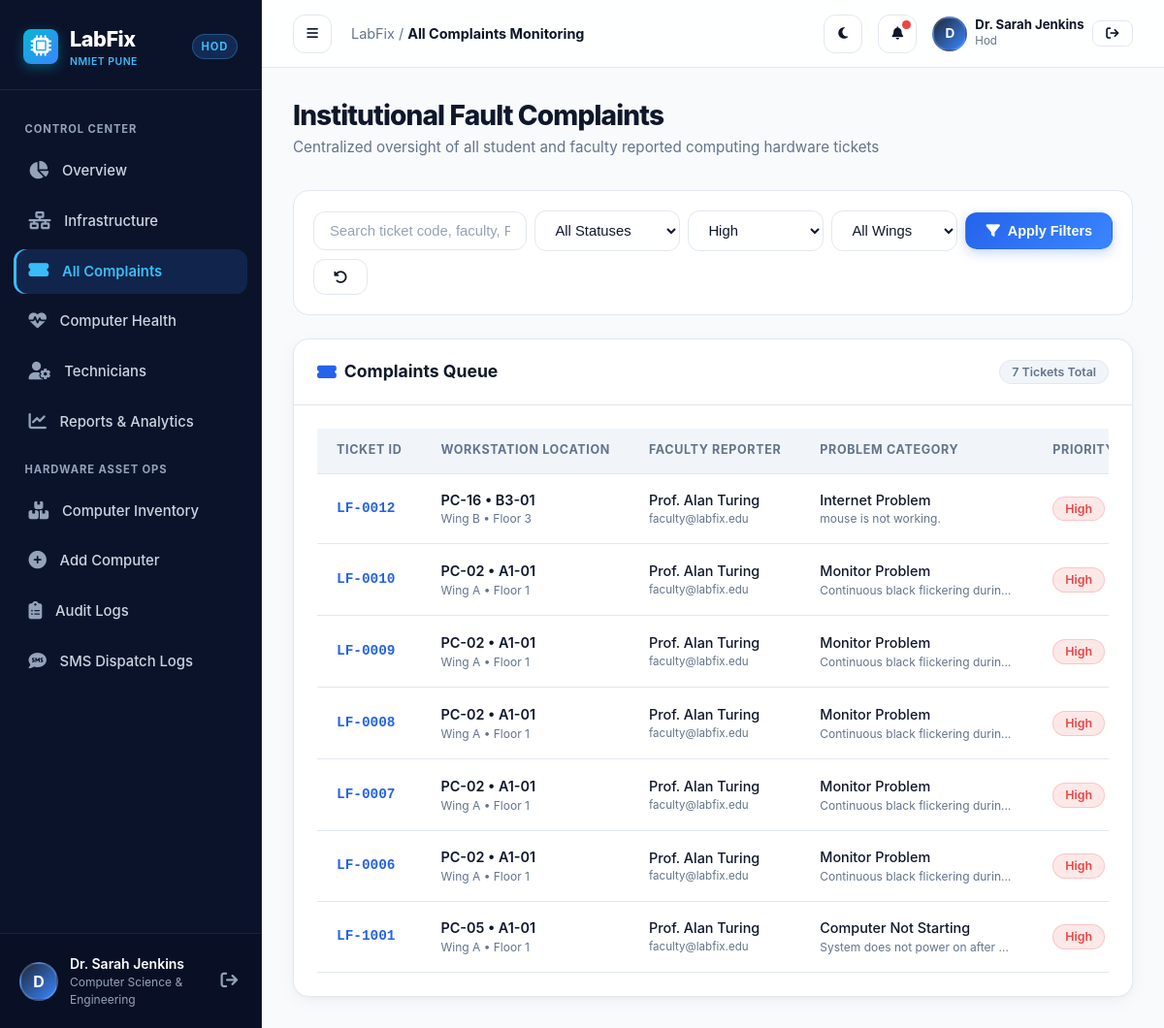
The app's page /hod/complaints?priority=High (signed in) with its own data.
### tables this page shows
CREATE TABLE users (
        id INTEGER PRIMARY KEY AUTOINCREMENT,
        username TEXT UNIQUE NOT NULL,
        email TEXT UNIQUE NOT NULL,
        password_hash TEXT NOT NULL,
        full_name TEXT NOT NULL,
        role TEXT NOT NULL CHECK(role IN ('hod', 'faculty', 'technician')),
        department TEXT DEFAULT 'Computer Science',
        phone TEXT DEFAULT '',
        avatar_url TEXT DEFAULT '',
        created_at TIMESTAMP DEFAULT CURRENT_TIMESTAMP
    );

CREATE TABLE complaints (
        id INTEGER PRIMARY KEY AUTOINCREMENT,
        complaint_code TEXT UNIQUE NOT NULL,
        faculty_id INTEGER NOT NULL,
        computer_id INTEGER NOT NULL,
        problem_category TEXT NOT NULL,
        priority TEXT NOT NULL CHECK(priority IN ('Low', 'Medium', 'High', 'Critical')),
        description TEXT NOT NULL,
        attachment_filename TEXT,
        status TEXT NOT NULL DEFAULT 'Pending' 
            CHECK(status IN ('Pending', 'Accepted', 'In Progress', 'Resolved', 'Closed')),
        reported_at TIMESTAMP DEFAULT CURRENT_TIMESTAMP,
        accepted_at TIMESTAMP,
        resolved_at TIMESTAMP,
        assigned_technician_id INTEGER,
        FOREIGN KEY (faculty_id) REFERENCES users (id) ON DELETE CASCADE,
        FOREIGN KEY (computer_id) REFERENCES computers (id) ON DELETE CASCADE,
        FOREIGN KEY (assigned_technician_id) REFERENCES users (id) ON DELETE SET NULL
    );

CREATE TABLE computers (
        id INTEGER PRIMARY KEY AUTOINCREMENT,
        lab_id INTEGER NOT NULL,
        pc_number TEXT NOT NULL,
        computer_id_code TEXT UNIQUE NOT NULL,
        brand TEXT NOT NULL,
        model TEXT NOT NULL,
        serial_number TEXT UNIQUE NOT NULL,
        processor TEXT DEFAULT 'Intel Core i7-11700 2.50GHz',
        ram TEXT DEFAULT '16 GB DDR4',
        storage TEXT DEFAULT '512 GB NVMe SSD',
        os TEXT DEFAULT 'Windows 11 Pro 64-bit',
        installation_date DATE DEFAULT CURRENT_DATE,
        operational_status TEXT NOT NULL DEFAULT 'Working' 
            CHECK(operational_status IN ('Working', 'Fault Reported', 'Under Repair', 'Repaired', 'Decommissioned')),
        last_maintenance_date TIMESTAMP,
        decommissioned_at TIMESTAMP,
        decommission_reason TEXT,
        is_active INTEGER DEFAULT 1,
        FOREIGN KEY (lab_id) REFERENCES laboratories (id) ON DELETE RESTRICT,
        UNIQUE (lab_id, pc_number)
    );

CREATE TABLE laboratories (
        id INTEGER PRIMARY KEY AUTOINCREMENT,
        floor_id INTEGER NOT NULL,
        lab_code TEXT UNIQUE NOT NULL,
        name TEXT NOT NULL,
        capacity INTEGER DEFAULT 20,
        department TEXT DEFAULT 'Computer Science & Engineering',
        in_charge_faculty_id INTEGER,
        FOREIGN KEY (floor_id) REFERENCES floors (id) ON DELETE CASCADE,
        FOREIGN KEY (in_charge_faculty_id) REFERENCES users (id) ON DELETE SET NULL
    );

CREATE TABLE wings (
        id INTEGER PRIMARY KEY AUTOINCREMENT,
        name TEXT UNIQUE NOT NULL,
        code TEXT UNIQUE NOT NULL,
        description TEXT DEFAULT ''
    );

CREATE TABLE floors (
        id INTEGER PRIMARY KEY AUTOINCREMENT,
        wing_id INTEGER NOT NULL,
        floor_number INTEGER NOT NULL,
        name TEXT NOT NULL,
        FOREIGN KEY (wing_id) REFERENCES wings (id) ON DELETE CASCADE,
        UNIQUE (wing_id, floor_number)
    );

### routes/hod.py (the view)
@hod_bp.route('/complaints')
@login_required
@role_required('hod')
def complaints():
    user = get_current_user()
    status = request.args.get('status', '')
    priority = request.args.get('priority', '')
    wing = request.args.get('wing', '')
    floor = request.args.get('floor', '')
    lab = request.args.get('lab', '')
    date = request.args.get('date', '')
    search = request.args.get('search', '')
    all_complaints = Complaint.get_all(
        status=status if status else None,
        priority=priority if priority else None,
        wing=wing if wing else None,
        floor=floor if floor else None,
        lab=lab if lab else None,
        date=date if date else None,
        search=search if search else None
    )
    wings = query_db("SELECT name FROM wings ORDER BY code ASC")
    return render_template('hod/complaints.html',
                           user=user,
                           complaints=all_complaints,
                           wings=[w['name'] for w in wings],
                           current_status=status,
                           current_priority=priority,
                           current_wing=wing,
                           current_floor=floor,
                           current_lab=lab,
                           current_date=date,
                           current_search=search)

### templates/hod/complaints.html (shortened to what this page needs)
{% extends 'base.html' %}
{% block breadcrumb %}All Complaints Monitoring{% endblock %}
{% block content %}
<div class="page-header">
  <div>
    <h1 class="page-title">Institutional Fault Complaints</h1>
    <p class="page-subtitle">Centralized oversight of all student and faculty reported computing hardware tickets</p>
  </div>
</div>
<div class="filter-bar">
  <form method="GET" action="{{ url_for('hod.complaints') }}" class="d-flex align-items-center gap-2 flex-wrap w-100">
    <div style="flex: 1; min-width: 220px;">
      <input type="text" name="search" class="form-control" placeholder="Search ticket code, faculty, PC, or problem..." value="{{ current_search }}">
    </div>
    <div style="min-width: 150px;">
      <select name="status" class="form-select">
        <option value="">All Statuses</option>
      </select>
    </div>
    <div style="min-width: 140px;">
      <select name="priority" class="form-select">
        <option value="High" {{ 'selected' if current_priority == 'High' else '' }}>High</option>
      </select>
    </div>
    <div style="min-width: 130px;">
      <select name="wing" class="form-select">
        <option value="">All Wings</option>
      </select>
    </div>
    <button type="submit" class="btn btn-primary">
      <i class="fa-solid fa-filter"></i> Apply Filters
    </button>
    <a href="{{ url_for('hod.complaints') }}" class="btn btn-outline" title="Reset Filters">
      <i class="fa-solid fa-rotate-left"></i>
    </a>
  </form>
</div>
<div class="card">
  <div class="card-header">
    <div class="card-title">
      <i class="fa-solid fa-ticket-simple text-primary"></i> Complaints Queue
    </div>
    <span class="badge badge-secondary">{{ complaints|length }} Tickets Total</span>
  </div>
  <div class="card-body p-0">
    {% if complaints %}
      <div class="table-responsive">
        <table class="table">
          <thead>
            <tr>
              <th>Ticket ID</th>
              <th>Workstation Location</th>
              <th>Faculty Reporter</th>
              <th>Problem Category</th>
              <th>Priority</th>
            </tr>
          </thead>
          <tbody>
            {% for c in complaints %}
              <tr>
                <td class="fw-bold" style="font-family: monospace; color: var(--primary);">
                  {{ c.complaint_code }}
                </td>
                <td>
                  <div class="fw-semibold text-main">{{ c.pc_number }} • {{ c.lab_code }}</div>
                  <div class="text-muted" style="font-size: 0.75rem;">{{ c.wing_name }} • {{ c.floor_name }}</div>
                </td>
                <td>
                  <div class="fw-medium text-main">{{ c.faculty_name }}</div>
                  <div class="text-muted" style="font-size: 0.725rem;">{{ c.faculty_email }}</div>
                </td>
                <td>
                  <div class="fw-medium">{{ c.problem_category }}</div>
                  <div class="text-muted" style="font-size: 0.75rem; max-width: 200px; white-space: nowrap; overflow: hidden; text-overflow: ellipsis;">
                    {{ c.description }}
                  </div>
                </td>
                <td>
                  <span class="badge {{ c.priority|priority_badge_class }}">
                    {{ c.priority }}
                  </span>
                </td>
              </tr>
            {% endfor %}
          </tbody>
        </table>
      </div>
    {% else %}
      <div class="p-5 text-center text-muted">
        <i class="fa-solid fa-clipboard-check mb-2" style="font-size: 2.5rem; opacity: 0.5;"></i>
        <h4>No Complaints Found</h4>
        <p>No complaints match the specified search and filter criteria.</p>
      </div>
    {% endif %}
  </div>
</div>
{% endblock %}

### templates/base.html (shortened to what this page needs)
<!DOCTYPE html>
<html lang="en" data-theme="light">
<head>
  <link rel="stylesheet" href="https://cdnjs.cloudflare.com/ajax/libs/font-awesome/6.5.1/css/all.min.css">
  <link rel="stylesheet" href="{{ url_for('static', filename='css/style.css') }}">
  <link rel="stylesheet" href="{{ url_for('static', filename='css/dashboard.css') }}">
</head>
<body>
  <div class="dashboard-layout">
    {% include 'components/_sidebar.html' %}
    <div class="main-wrapper">
      <header class="topbar">
        <div class="topbar-left">
          <button id="sidebar-toggle-btn" class="icon-btn d-lg-none" title="Toggle Sidebar">
            <i class="fa-solid fa-bars"></i>
          </button>
          <div class="page-breadcrumb">
            <span>LabFix</span> / <strong>{% block breadcrumb %}Dashboard{% endblock %}</strong>
          </div>
        </div>
        <div class="topbar-right">
          <button id="theme-toggle-btn" class="icon-btn" title="Toggle Dark/Light Theme">
          </button>
          <div class="dropdown-wrapper">
            <button class="icon-btn dropdown-toggle" id="notification-btn" title="Notifications">
              <i class="fa-solid fa-bell"></i>
              <span class="notification-badge" id="notification-badge" style="display: {{ 'block' if unread_notifications_count > 0 else 'none' }};"></span>
            </button>
          </div>
          <div class="d-flex align-items-center gap-2 ps-2 border-start" style="border-color: var(--border-color) !important;">
            <div class="user-avatar" style="width: 36px; height: 36px; font-size: 0.85rem;">
              {{ current_user.full_name[:1] if current_user else 'U' }}
            </div>
            <div class="d-none d-sm-block text-start">
              <div style="font-size: 0.825rem; font-weight: 700; color: var(--text-main); line-height: 1.2;">
                {{ current_user.full_name if current_user else 'Guest' }}
              </div>
              <div style="font-size: 0.72rem; color: var(--text-muted); text-transform: capitalize;">
                {{ current_user.role if current_user else '' }}
              </div>
            </div>
            <a href="{{ url_for('auth.logout') }}" class="btn btn-outline btn-sm ms-2" title="Sign Out">
              <i class="fa-solid fa-arrow-right-from-bracket"></i>
            </a>
          </div>
        </div>
      </header>
      <main class="page-container">
        {% block content %}{% endblock %}
      </main>
    </div>
  </div>
</body>
</html>

### templates/components/_sidebar.html (shortened to what this page needs)
<aside class="sidebar">
  <div class="sidebar-header">
    <a href="/" class="brand-logo">
      <div class="brand-icon">
        <i class="fa-solid fa-microchip"></i>
      </div>
      <div>
        <span>LabFix</span>
        <div style="font-size: 0.65rem; color: #38bdf8; font-weight: 600; letter-spacing: 0.05em; text-transform: uppercase;">NMIET Pune</div>
      </div>
    </a>
    <span class="role-badge-pill">{{ current_user.role if current_user else 'Guest' }}</span>
  </div>
  <div class="sidebar-nav">
    {% if current_user and current_user.role == 'hod' %}
      <div class="nav-section-title">Control Center</div>
      <a href="{{ url_for('hod.dashboard') }}" class="nav-link {{ 'active' if request.endpoint == 'hod.dashboard' else '' }}">
        <i class="fa-solid fa-chart-pie"></i>
        <span>Overview</span>
      </a>
      <a href="{{ url_for('hod.infrastructure') }}" class="nav-link {{ 'active' if request.endpoint == 'hod.infrastructure' else '' }}">
        <i class="fa-solid fa-network-wired"></i>
        <span>Infrastructure</span>
      </a>
      <a href="{{ url_for('hod.complaints') }}" class="nav-link {{ 'active' if request.endpoint == 'hod.complaints' else '' }}">
        <i class="fa-solid fa-ticket-simple"></i>
        <span>All Complaints</span>
      </a>
      <a href="{{ url_for('hod.computer_health') }}" class="nav-link {{ 'active' if request.endpoint == 'hod.computer_health' else '' }}">
        <i class="fa-solid fa-heart-pulse"></i>
        <span>Computer Health</span>
      </a>
      <a href="{{ url_for('hod.technician_monitoring') }}" class="nav-link {{ 'active' if request.endpoint == 'hod.technician_monitoring' else '' }}">
        <i class="fa-solid fa-user-gear"></i>
        <span>Technicians</span>
      </a>
      <a href="{{ url_for('hod.reports') }}" class="nav-link {{ 'active' if request.endpoint == 'hod.reports' else '' }}">
        <i class="fa-solid fa-chart-line"></i>
        <span>Reports & Analytics</span>
      </a>
      <div class="nav-section-title">Hardware Asset Ops</div>
      <a href="{{ url_for('inventory.index') }}" class="nav-link {{ 'active' if request.blueprint == 'inventory' and request.endpoint == 'inventory.index' else '' }}">
        <i class="fa-solid fa-boxes-stacked"></i>
        <span>Computer Inventory</span>
      </a>
      <a href="{{ url_for('inventory.add') }}" class="nav-link {{ 'active' if request.endpoint == 'inventory.add' else '' }}">
        <i class="fa-solid fa-plus-circle"></i>
        <span>Add Computer</span>
      </a>
      <a href="{{ url_for('hod.audit_logs') }}" class="nav-link {{ 'active' if request.endpoint == 'hod.audit_logs' else '' }}">
        <i class="fa-solid fa-clipboard-list"></i>
        <span>Audit Logs</span>
      </a>
      <a href="{{ url_for('hod.sms_logs') }}" class="nav-link {{ 'active' if request.endpoint == 'hod.sms_logs' else '' }}">
        <i class="fa-solid fa-comment-sms"></i>
        <span>SMS Dispatch Logs</span>
      </a>
    {% endif %}
  </div>
  <div class="sidebar-footer">
    <div class="user-profile-mini">
      <div class="user-avatar">
        {{ current_user.full_name[:1] if current_user else 'U' }}
      </div>
      <div class="user-info-text">
        <div class="user-name">{{ current_user.full_name if current_user else 'Guest User' }}</div>
        <div class="user-role-label">{{ current_user.department if current_user else '' }}</div>
      </div>
      <a href="{{ url_for('auth.logout') }}" title="Logout" style="color: var(--slate-400); font-size: 1.1rem; padding: 4px;" class="ms-auto">
        <i class="fa-solid fa-arrow-right-from-bracket"></i>
      </a>
    </div>
  </div>
</aside>

### records on screen
users: role "HOD", full_name "D", full_name "Dr. Sarah Jenkins", department "Computer Science & Engineering", role "Hod"
complaints: complaint_code "LF-0012", pc_number "PC-16", lab_code "B3-01", wing_name "Wing B", floor_name "Floor 3", faculty_name "Prof. Alan Turing", faculty_email "faculty@labfix.edu", problem_category "Internet Problem", description "mouse is not working.", priority "High"
complaints: complaint_code "LF-0010", pc_number "PC-02", lab_code "A1-01", wing_name "Wing A", floor_name "Floor 1", faculty_name "Prof. Alan Turing", faculty_email "faculty@labfix.edu", problem_category "Monitor Problem", description "Continuous black flickering durin…", priority "High"
complaints: complaint_code "LF-0009", pc_number "PC-02", lab_code "A1-01", wing_name "Wing A", floor_name "Floor 1", faculty_name "Prof. Alan Turing", faculty_email "faculty@labfix.edu", problem_category "Monitor Problem", description "Continuous black flickering durin…", priority "High"
complaints: complaint_code "LF-0008", pc_number "PC-02", lab_code "A1-01", wing_name "Wing A", floor_name "Floor 1", faculty_name "Prof. Alan Turing", faculty_email "faculty@labfix.edu", problem_category "Monitor Problem", description "Continuous black flickering durin…", priority "High"
complaints: complaint_code "LF-0007", pc_number "PC-02", lab_code "A1-01", wing_name "Wing A", floor_name "Floor 1", faculty_name "Prof. Alan Turing", faculty_email "faculty@labfix.edu", problem_category "Monitor Problem", description "Continuous black flickering durin…", priority "High"
complaints: complaint_code "LF-0006", pc_number "PC-02", lab_code "A1-01", wing_name "Wing A", floor_name "Floor 1", faculty_name "Prof. Alan Turing", faculty_email "faculty@labfix.edu", problem_category "Monitor Problem", description "Continuous black flickering durin…", priority "High"
complaints: complaint_code "LF-1001", pc_number "PC-05", lab_code "A1-01", wing_name "Wing A", floor_name "Floor 1", faculty_name "Prof. Alan Turing", faculty_email "faculty@labfix.edu", problem_category "Computer Not Starting", description "System does not power on after…", priority "High"

### other values on screen
{{ complaints|length }} "7"
